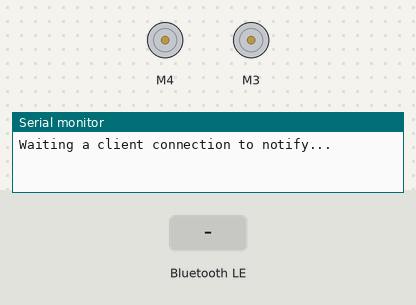
The sketch below on a simulated ESP32. Shown: 2 × DC motor (green arrow = forward, orange = backward, longer = faster), the last lines printed to the serial monitor. Inputs (shaded band) come from the test bench. Nothing arrives over Bluetooth unless stated; a phone connects over Bluetooth LE 3 s after start.

Above: at 1.2 s.
1.3 s: Bluetooth LE write "!B516" received
At 2.4 s:
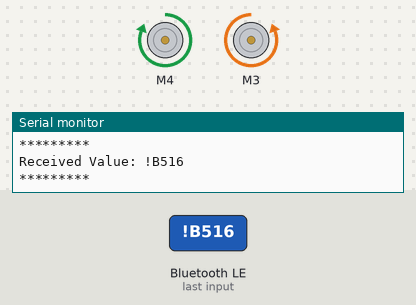
2.8 s: Bluetooth LE write "!B615" received
At 3.6 s:
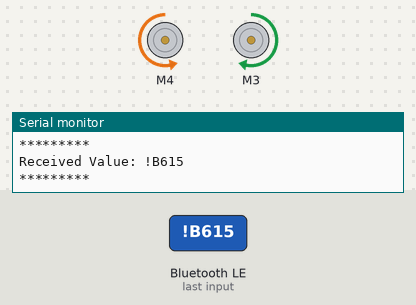
4.3 s: Bluetooth LE write "!B714" received
At 4.7 s:
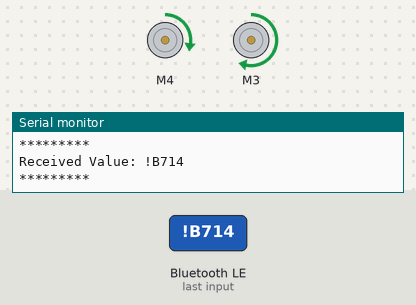
5.8 s: Bluetooth LE write "!B813" received
At 7.0 s:
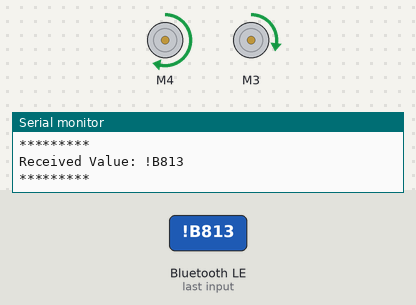
7.3 s: Bluetooth LE write "!B507" received
At 8.3 s:
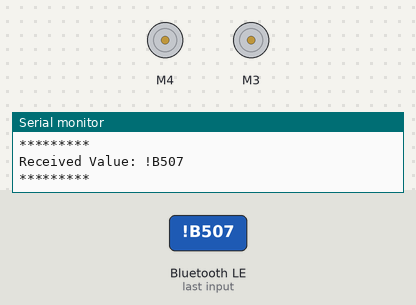
Timing chart, 0 to 9.8 s (numbered marks = the images above; inputs shaded):
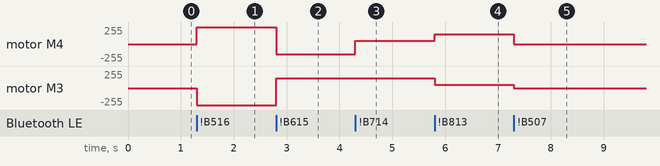

The sketch:

lab19RC.ino
```cpp
/*
    Video: https://www.youtube.com/watch?v=oCMOYS71NIU
    Based on Neil Kolban example for IDF: https://github.com/nkolban/esp32-snippets/blob/master/cpp_utils/tests/BLE%20Tests/SampleNotify.cpp
    Ported to Arduino ESP32 by Evandro Copercini

   Create a BLE server that, once we receive a connection, will send periodic notifications.
   The service advertises itself as: 6E400001-B5A3-F393-E0A9-E50E24DCCA9E
   Has a characteristic of: 6E400002-B5A3-F393-E0A9-E50E24DCCA9E - used for receiving data with "WRITE"
   Has a characteristic of: 6E400003-B5A3-F393-E0A9-E50E24DCCA9E - used to send data with  "NOTIFY"

   The design of creating the BLE server is:
   1. Create a BLE Server
   2. Create a BLE Service
   3. Create a BLE Characteristic on the Service
   4. Create a BLE Descriptor on the characteristic
   5. Start the service.
   6. Start advertising.

   In this example rxValue is the data received (only accessible inside that function).
   And txValue is the data to be sent, in this example just a byte incremented every second.
*/
#include <BLEDevice.h>
#include <BLEServer.h>
#include <BLEUtils.h>
#include <BLE2902.h>
#include <Wire.h>
#include <Adafruit_MotorShield.h>
#include "utility/Adafruit_MS_PWMServoDriver.h"

BLEServer *pServer = NULL;
BLECharacteristic * pTxCharacteristic;
bool deviceConnected = false;
bool oldDeviceConnected = false;
uint8_t txValue = 0;

// See the following for generating UUIDs:
// https://www.uuidgenerator.net/

#define SERVICE_UUID           "6E400001-B5A3-F393-E0A9-E50E24DCCA9E" // UART service UUID
#define CHARACTERISTIC_UUID_RX "6E400002-B5A3-F393-E0A9-E50E24DCCA9E"
#define CHARACTERISTIC_UUID_TX "6E400003-B5A3-F393-E0A9-E50E24DCCA9E"

Adafruit_MotorShield AFMS = Adafruit_MotorShield();

Adafruit_DCMotor *rightMotor = AFMS.getMotor(4);
Adafruit_DCMotor *leftMotor = AFMS.getMotor(3);
void forward(int l, int r){
  rightMotor->setSpeed(r);
  leftMotor->setSpeed(l);

  rightMotor->run(FORWARD);
  leftMotor->run(BACKWARD);
}


void backward(int l,int r){
  rightMotor->setSpeed(r);
  leftMotor->setSpeed(l);

  rightMotor->run(BACKWARD);
  leftMotor->run(FORWARD);
}

void turnLeft(int l,int r){
  rightMotor->setSpeed(r);
  leftMotor->setSpeed(l);

  rightMotor->run(FORWARD);
  leftMotor->run(FORWARD);
}

void turnRight(int l, int r){
  rightMotor->setSpeed(r);
  leftMotor->setSpeed(l);

  rightMotor->run(FORWARD);
  leftMotor->run(FORWARD);
}

void stopMotors() {
  rightMotor->run(RELEASE);
  leftMotor->run(RELEASE);
}

void spin(){
  rightMotor->setSpeed(255);
  leftMotor->setSpeed(255);

  rightMotor->run(FORWARD);
  leftMotor->run(BACKWARD);
}

class MyServerCallbacks: public BLEServerCallbacks {
    void onConnect(BLEServer* pServer) {
      deviceConnected = true;
    };

    void onDisconnect(BLEServer* pServer) {
      deviceConnected = false;
    }
};

class MyCallbacks: public BLECharacteristicCallbacks {
    void onWrite(BLECharacteristic *pCharacteristic) {
      std::string rxValue = pCharacteristic->getValue();

      if (rxValue.length() > 0) {
        Serial.println("*********");
        Serial.print("Received Value: ");
        for (int i = 0; i < rxValue.length(); i++)
          Serial.print(rxValue[i]);

        Serial.println();
        Serial.println("*********");


        if (rxValue == "!B516") {
          // GO FORWARD
          forward(255,255);
        }else if (rxValue == "!B615") {
          // GO BACKWARD
          backward(150,150);
        }else if(rxValue == "!B714"){
          turnLeft(150,50);
        }else if(rxValue == "!B813"){
          turnRight(50,150);
        }

        if (rxValue == "!B507" || rxValue == "!B606") {
          stopMotors();
        }

        if (rxValue == "!B713" || rxValue == "!B804"){
          stopMotors();
        }

        if (rxValue == "!B10" || rxValue == "!B20" || rxValue == "!B309"){
          stopMotors();
        }

        if (rxValue == "!B11"){
          //1
          turnLeft(255,50);
        }

        if (rxValue == "!B219"){
            //2
          turnRight(50,255);
        }

        if (rxValue == "!B318"){
          //3
          spin();
        }


      }
    }
};


void setup() {
  Serial.begin(115200);

  AFMS.begin();

  // Create the BLE Device
  BLEDevice::init("car");

  // Create the BLE Server
  pServer = BLEDevice::createServer();
  pServer->setCallbacks(new MyServerCallbacks());

  // Create the BLE Service
  BLEService *pService = pServer->createService(SERVICE_UUID);

  // Create a BLE Characteristic
  pTxCharacteristic = pService->createCharacteristic(
										CHARACTERISTIC_UUID_TX,
										BLECharacteristic::PROPERTY_NOTIFY
									);

  pTxCharacteristic->addDescriptor(new BLE2902());

  BLECharacteristic * pRxCharacteristic = pService->createCharacteristic(
											 CHARACTERISTIC_UUID_RX,
											BLECharacteristic::PROPERTY_WRITE
										);

  pRxCharacteristic->setCallbacks(new MyCallbacks());

  // Start the service
  pService->start();

  // Start advertising
  pServer->getAdvertising()->start();
  Serial.println("Waiting a client connection to notify...");
}

void loop() {

    if (deviceConnected) {
        pTxCharacteristic->setValue(&txValue, 1);
        pTxCharacteristic->notify();
        txValue++;
		delay(100); // bluetooth stack will go into congestion, if too many packets are sent
	}

    // disconnecting
    if (!deviceConnected && oldDeviceConnected) {
        delay(500); // give the bluetooth stack the chance to get things ready
        pServer->startAdvertising(); // restart advertising
        Serial.println("start advertising");
        oldDeviceConnected = deviceConnected;
    }
    // connecting
    if (deviceConnected && !oldDeviceConnected) {
		// do stuff here on connecting
        oldDeviceConnected = deviceConnected;
    }

};
```

Measured:
- after the input at 1.3 s, motor M4: stopped → forward 255/255 at once; motor M3: stopped → backward 255/255 at once
- after the input at 2.8 s, motor M4: forward 255/255 → backward 150/255 at once; motor M3: backward 255/255 → forward 150/255 at once
- after the input at 4.3 s, motor M4: backward 150/255 → forward 50/255 at once
- after the input at 5.8 s, motor M4: forward 50/255 → forward 150/255 at once; motor M3: forward 150/255 → forward 50/255 at once
- after the input at 7.3 s, motor M4: forward 150/255 → stopped at once; motor M3: forward 50/255 → stopped at once
